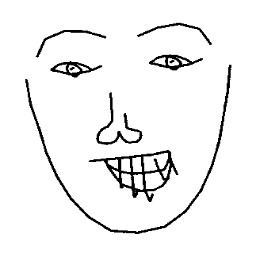
#> input picture example_1.png, 256 x 256 px, given in place of faces.mp4, which was not available
$ python generate_faces.py   (Python 2 division)   (older library calls are emulated)
#> lines starting #> are read from the running program, lines starting #| are printed output that depends on the picture; after the words box and inside, x2 and y2 are one past the last pixel; in counts of white or black regions, pixels touching at a corner belong together; pictures that were not available may be replaced by others from this repository, and a replacement may not be noted
#> further down, image is the input picture: shape (256, 256, 3); min 0, max 255, mean 241.8
from imutils import face_utils
import numpy as np
import argparse
import imutils
import dlib
import cv2

FACES_VIDEO = 'faces.mp4'

def crop(im, shape=(256, 256), padding=0):
    # threshold to remove whitespace
#> called with shape = (256, 256), padding = 30
    gray = cv2.cvtColor(im, cv2.COLOR_BGR2GRAY)

    # white background, black sketch
    _, im2 = cv2.threshold(gray, 230, 255, cv2.THRESH_BINARY)
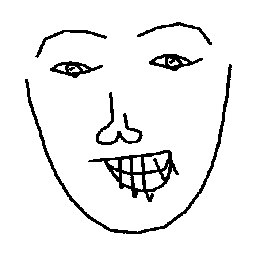
#> im2: shape (256, 256); 93.4% white; 7 black regions, largest, box (x1, y1, x2, y2) and area: (25, 64, 232, 234) 1342, (88, 150, 179, 202) 1255, (96, 92, 143, 145) 451

    # black background, white sketch
    _, thresh = cv2.threshold(gray, 200, 255, cv2.THRESH_BINARY_INV)
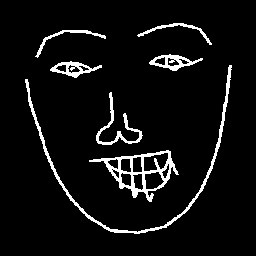
#> thresh: shape (256, 256); 6.1% white; 7 white regions, largest, box (x1, y1, x2, y2) and area: (25, 65, 232, 234) 1242, (89, 150, 179, 202) 1140, (96, 92, 143, 145) 427
    kernel = np.ones((5,5), np.uint8)
    dilation = cv2.dilate(thresh, kernel, iterations=1)
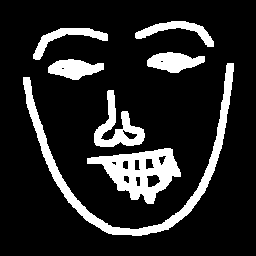
#> dilation: shape (256, 256); 15.2% white; 7 white regions

    # find contours of non-whitespace
    _, contours, _ = cv2.findContours(dilation,
                                        cv2.RETR_EXTERNAL,
                                        cv2.CHAIN_APPROX_SIMPLE)
#> contours = 7 contours; box (x1, y1, x2, y2) and area: (23, 63, 234, 236) 2976, (87, 148, 181, 204) 2772, (94, 90, 145, 147) 1087, (147, 52, 205, 73) 733, (48, 59, 104, 80) 702, (135, 21, 214, 47) 597, (33, 28, 108, 60) 590

    # find the bounding box of all contours
    xx = []
    yy = []
    for contour in contours:
        x, y, w, h = cv2.boundingRect(contour)
        xx.append(x)
        xx.append(x+w)
        yy.append(y)
        yy.append(y+h)
#> this loop made 7 passes
#> (x, y, w, h) on passes 1 to 7: (87, 148, 94, 56), (94, 90, 51, 57), (23, 63, 211, 173), (48, 59, 56, 21), (147, 52, 58, 21), (33, 28, 75, 32), (135, 21, 79, 26)
#> after the loop, xx = [87, 181, 94, 145, 23, 234, 48, 104, 147, 205, 33, 108, 135, 214]; yy = [148, 204, 90, 147, 63, 236, 59, 80, 52, 73, 28, 60, 21, 47]
    x = min(xx) - padding
#> x = -7
    y = min(yy) - padding
#> y = -9
    w = max(xx) - min(xx) + 2*padding
#> w = 271
    h = max(yy) - min(yy) + 2*padding
#> h = 275

    # crop the image
    crop = im2[y:y+h,x:x+w]
    crop = cv2.resize(crop, shape)
#> crop: shape (256, 256); every value is 255

    return crop

if __name__ == '__main__':
    # load video
    video = cv2.VideoCapture(FACES_VIDEO)

    # read video frame by frame
    success, image = video.read()
    count = 0
    success = True
    while success:
        # every fifth frame, crop image and save
        if count % 5 == 0:
            image = crop(image, shape=(256, 256), padding=30)
            cv2.imwrite("faces/face_%d.png" % count, image)

        count += 1
        success, image = video.read()
    print count
